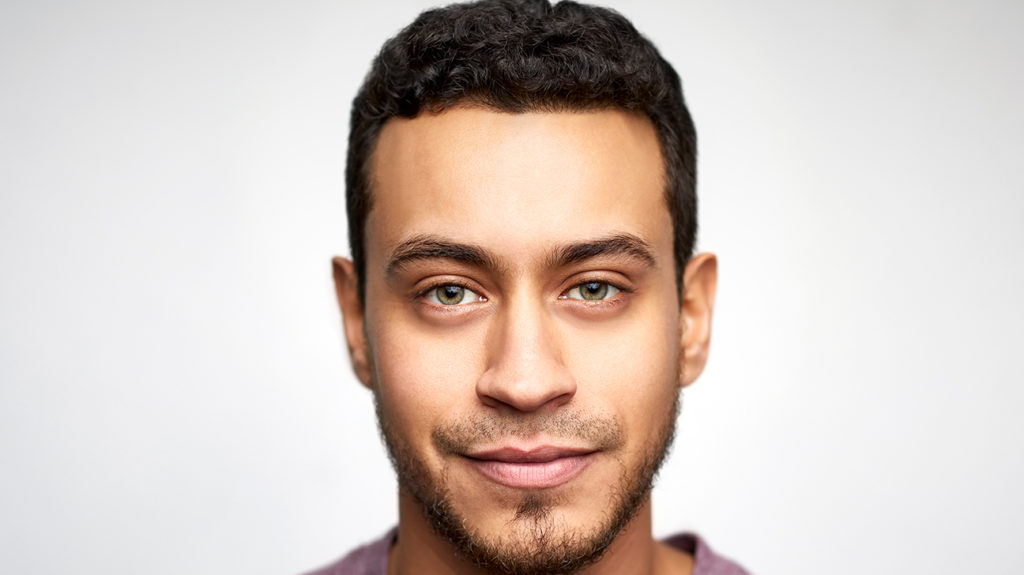
#> input picture pic/GettyImages-1092658864_hero-1024x575.jpg, 1024 x 575 px
$ python -i helper.py   (imports and definitions only)   (older library calls are emulated)
#> lines starting #> are read from the running program, lines starting #| are printed output that depends on the picture
#> further down, picture is the input picture: shape (575, 1024, 3); mean B, G, R 193.4, 200.1, 212.8
import cv2
import math
import logging
import time
#import RPi.GPIO as GPIO
import numpy as np


# [1 line not run here, left out]
IMG_SIZE = (24,24)


# [29 lines left out: functions resize, reshape_eye, not called in this run]

def histogram_equalization(image):
    gray = cv2.cvtColor(image, cv2.COLOR_BGR2GRAY)
    return cv2.equalizeHist(gray)

def increase_brightness(img, value=30):
#> called with value = 30
    hsv = cv2.cvtColor(img, cv2.COLOR_BGR2HSV)
#> hsv: shape (575, 1024, 3); mean H, S, V 35.6, 34.9, 213.4
    h, s, v = cv2.split(hsv)
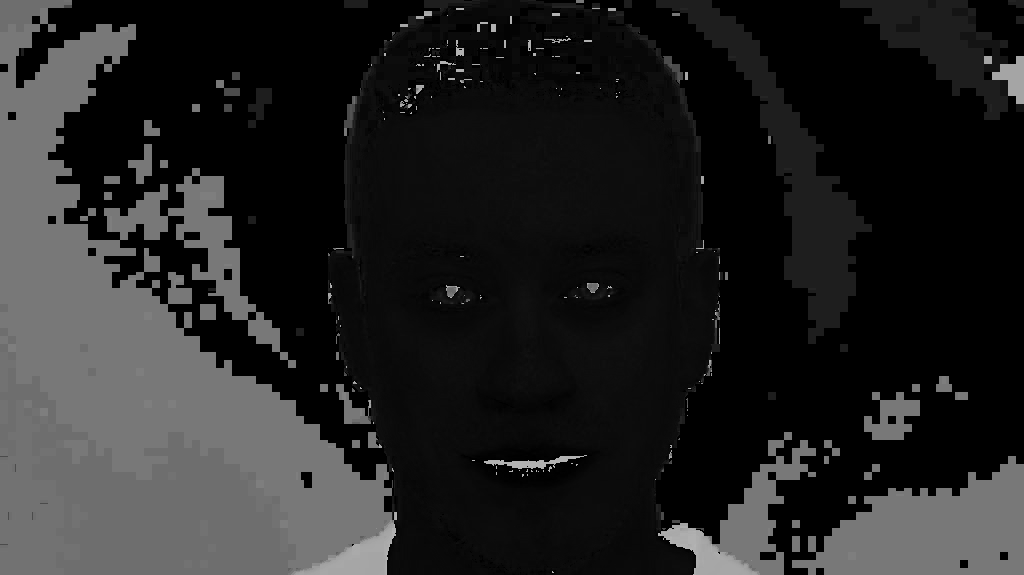
#> h: shape (575, 1024); min 0, max 179, mean 35.6
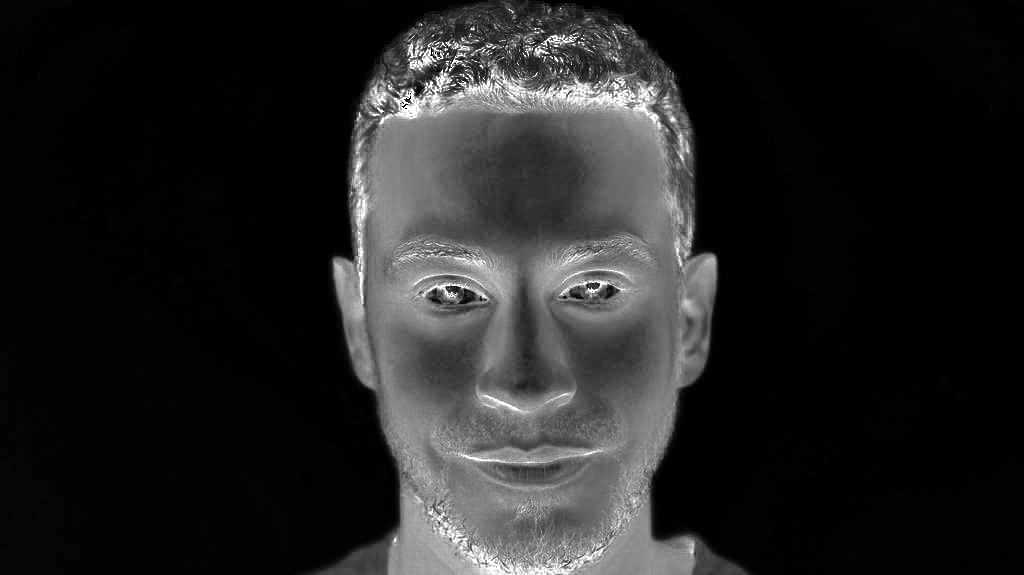
#> s: shape (575, 1024); min 0, max 255, mean 34.9
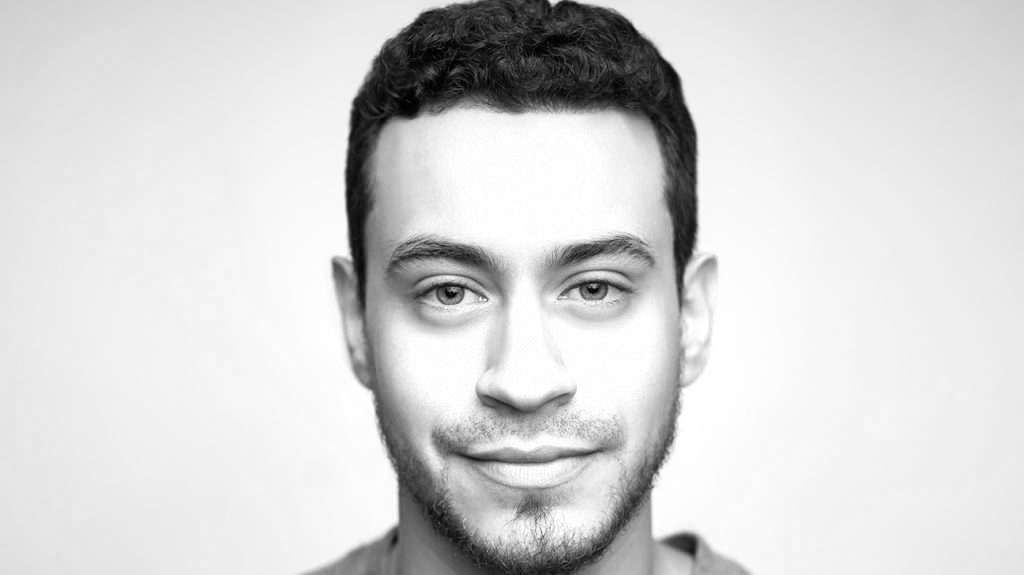
#> v: shape (575, 1024); min 0, max 255, mean 213.4

    lim = 255 - value
    v[v > lim] = 255
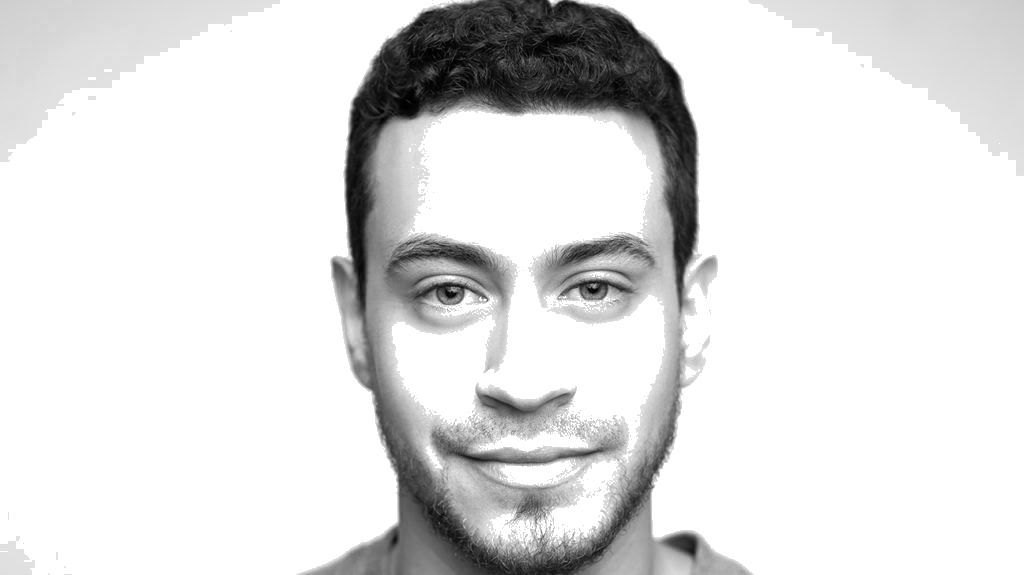
#> v: shape (575, 1024); min 0, max 255, mean 223.5
    v[v <= lim] += value
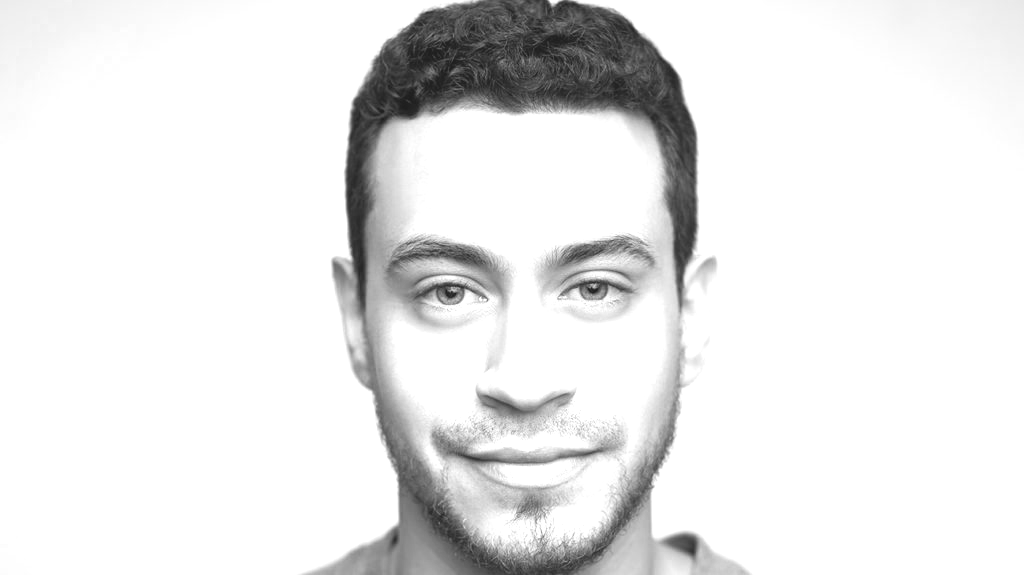
#> v: shape (575, 1024); min 30, max 255, mean 232.1

    final_hsv = cv2.merge((h, s, v))
#> final_hsv: shape (575, 1024, 3); mean H, S, V 35.6, 34.9, 232.1
    img = cv2.cvtColor(final_hsv, cv2.COLOR_HSV2BGR)
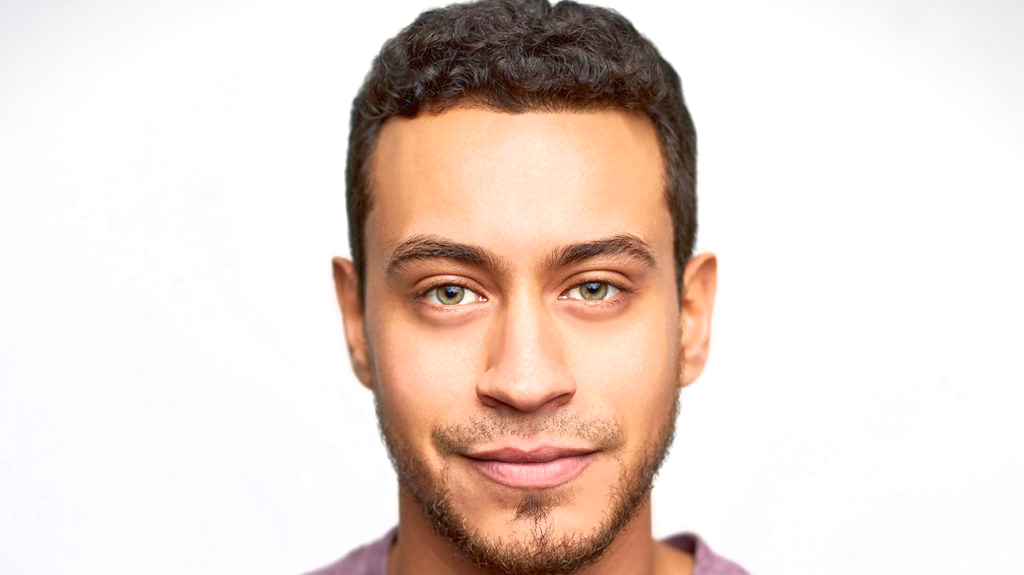
#> img: shape (575, 1024, 3); mean B, G, R 208.5, 216.3, 231.4
    return img

# [48 lines left out: functions rect_to_bb, shape_to_np, distance, gstreamer_pipeline, not called in this run]


def message(fps, faces, eyestate, a, b):
    logging.info('FPS: {}, Faces: {}, Eye State: {}, Buffer: {}/{}'.format(fps, faces, eyestate,a,b))
    # [19 lines of commented-out code are left out]

>>> import cv2
>>> picture = cv2.imread('pic/GettyImages-1092658864_hero-1024x575.jpg')
>>> result = increase_brightness(picture)
